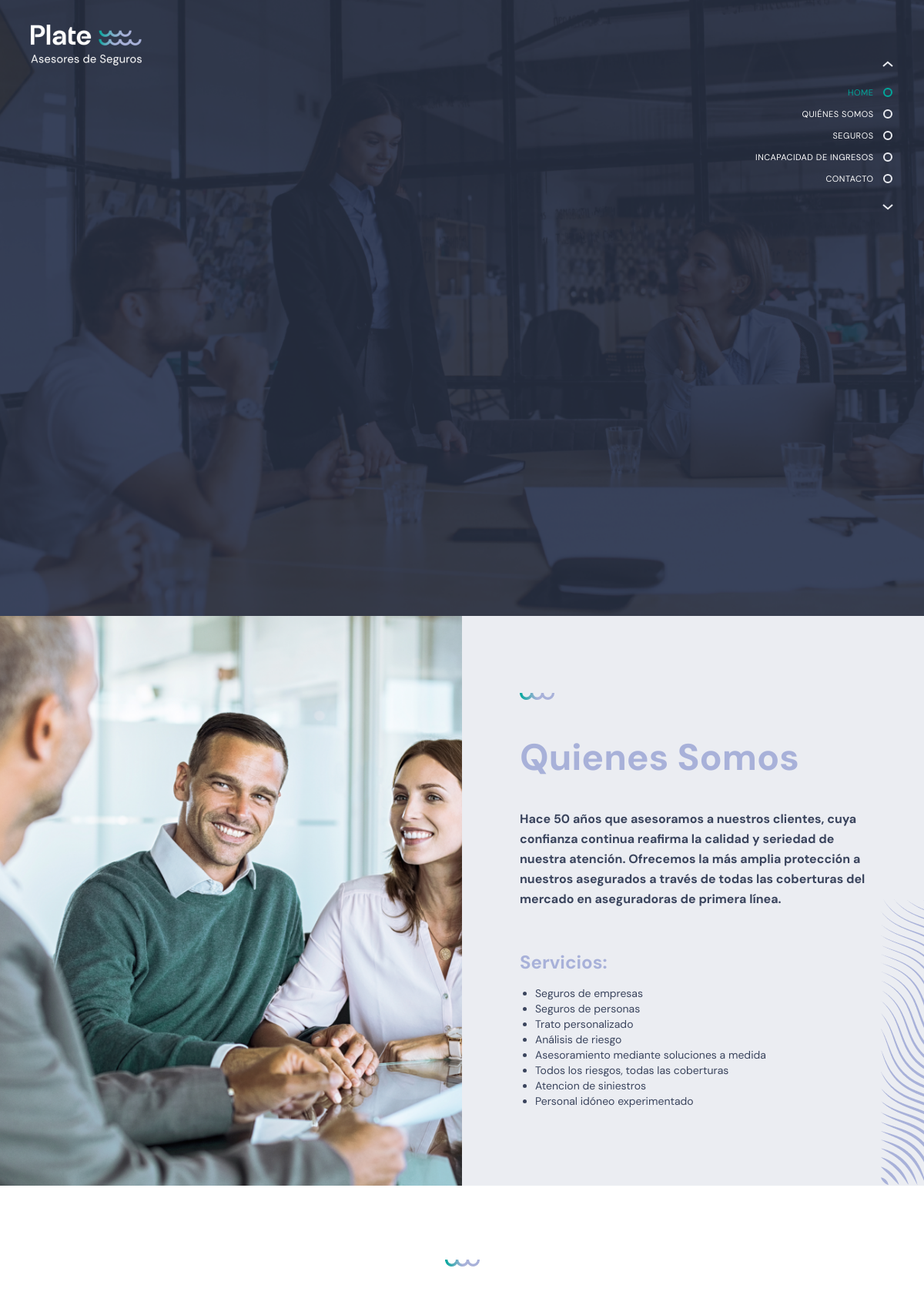
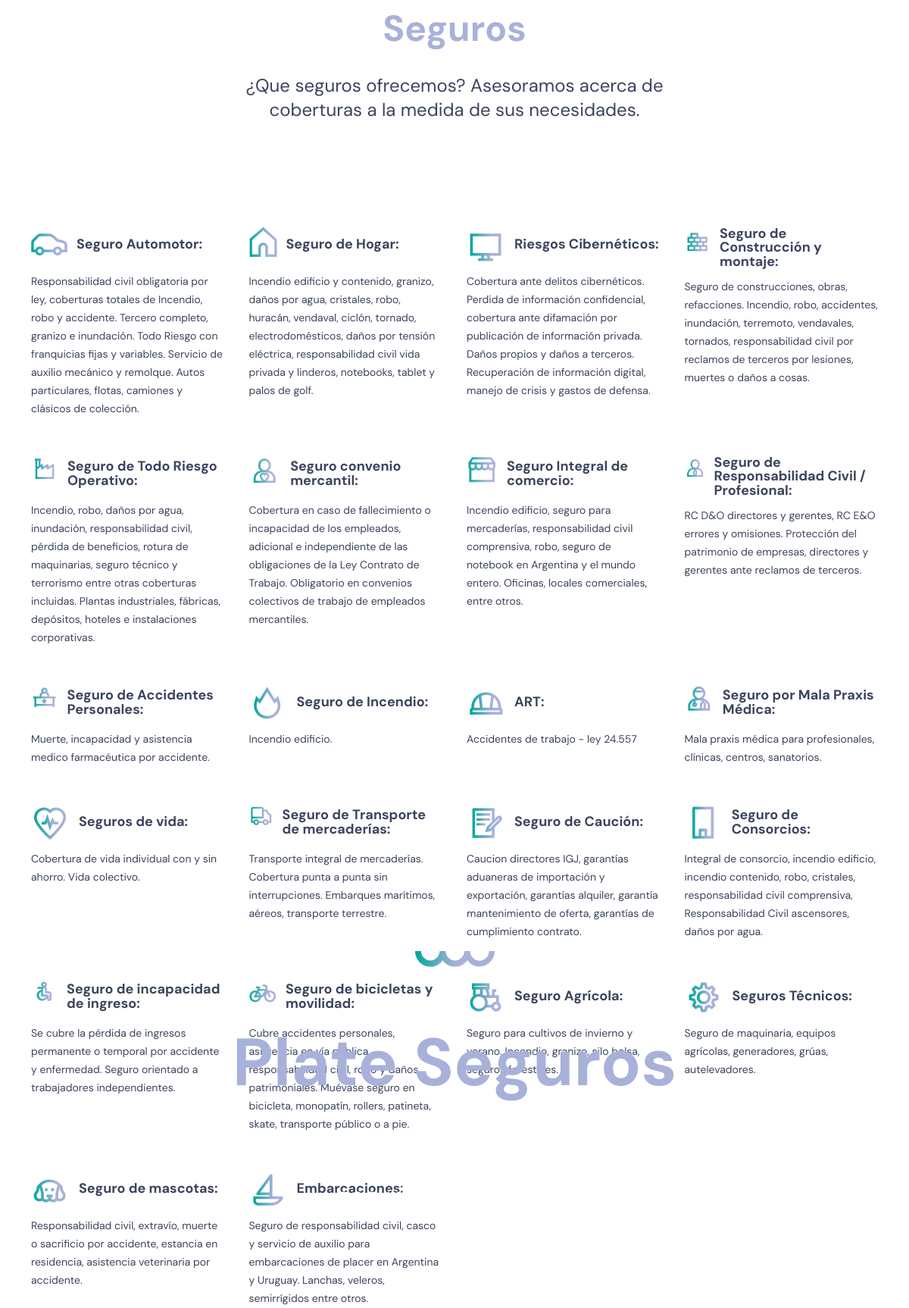
The page / (upper part) on the database its author committed (2 pictures, top to bottom).
### landing/models.py (models this page shows, shortened)
class Home(models.Model):
    titulo = models.CharField(max_length=250)
    subtitulo = models.CharField(max_length=250)
    class Meta:
        verbose_name = 'Home'
        verbose_name_plural = 'Home'

class QuienesSomos(models.Model):
    titulo = models.CharField(max_length=250)
    contenido = models.TextField()
    imagen = models.ImageField(default=None, null=True, blank=True, upload_to='images')
    class Meta:
        verbose_name = 'Quienes Somos'
        verbose_name_plural = 'Quienes Somos'

class SegurosEncabezado(models.Model):
    titulo = models.CharField(max_length=250)
    subtitulo = models.CharField(max_length=250)
    class Meta:
        verbose_name = 'Seguros Encabezado'
        verbose_name_plural = 'Seguros Encabezado'

class Seguro(models.Model):
    icono = models.ImageField(upload_to='images')
    titulo = models.CharField(max_length=250)
    contenido = models.TextField()
    posicion = models.IntegerField(default=None, null=True, blank=True, validators=[MinValueValidator(1), MaxValueValidator(50)])

### landing/views.py (the view)
# urls.py: path('', views.index, name='index'),
def index(request):
    home = Home.objects.get(pk=1)
    quienes_somos = QuienesSomos.objects.get(pk=1)
    seguros_encabezado = SegurosEncabezado.objects.get(pk=1)
    seguros = list(Seguro.objects.order_by(F('posicion').asc(nulls_last=True)))
    incapacidad = Incapacidad.objects.get(pk=1)
    incapacidad_slider = IncapacidadSlide.objects.order_by(F('posicion').asc(nulls_last=True))
    aseguradoras = Aseguradora.objects.order_by(F('posicion').asc(nulls_last=True))
    contacto = Contacto.objects.get(pk=1)
    contacto_alert = ''
    seguros_list = []
    for i in range(len(seguros)):
        if i%2 == 0:
            try:
                seguros_list.append([seguros[i], seguros[i+1]])
            except:
                seguros_list.append([seguros[i]])
    if request.method == 'POST':
        contacto_form = ContactForm(request.POST)
        if contacto_form.is_valid():
            data = {
                'nombre': contacto_form.cleaned_data['nombre'],
                'email': contacto_form.cleaned_data['email'],
                'mensaje': contacto_form.cleaned_data['mensaje']
            }
            print(data)
            mensaje = '''
                Nombre: {}
                Email: {}
                Mensaje: {}
            '''.format(data['nombre'], data['email'], data['mensaje'])
            try:
                send_mail('Contacto de Plateseguros.com', mensaje, 'airam.greg@gmail.com', ['airam.greg@gmail.com'])
                contacto_alert = 'Mensaje enviado. Muchas gracias!'
            except:
                contacto_alert = 'Lo lamentamos, su mensaje no pudo ser enviado.'
            contacto_form = ContactForm()
    else:
        contacto_form = ContactForm()
    return render(request, 'landing/index.html', {
        'home': home,
        'quienes_somos': quienes_somos,
        'seguros_encabezado': seguros_encabezado,
        'seguros': seguros_list,
        'incapacidad': incapacidad,
        'incapacidad_slider': incapacidad_slider,
        'aseguradoras': aseguradoras,
        'contacto': contacto,
        'contacto_form': contacto_form,
        'contacto_alert': contacto_alert
    })

### landing/templates/landing/index.html (shortened to what this page needs)
{% load static %}
<!DOCTYPE html>
<html lang="en">
<head>
    <link rel="stylesheet" href="{% static 'landing/css/slick.css' %}">
    <link rel="stylesheet" href="{% static 'landing/css/normalize.css' %}">
    <link rel="stylesheet" href="{% static 'landing/css/scss/main.css' %}">
    <link rel="stylesheet" href="{% static 'landing/css/aos.css' %}">
</head>
<body>
{% include 'landing/includes/menu.html' %}
{% include 'landing/includes/home.html' %}
{% include 'landing/includes/quienes_somos.html' %}
{% include 'landing/includes/seguros.html' %}
</body>
</html>

### landing/templates/landing/includes/menu.html (shortened to what this page needs)
{% load static %}
<div id="menu">
    <ul>
        <li class="arrow arrow-up">
            <a id="menuArrowUp">
                <svg width="14" height="8" viewBox="0 0 14 8" fill="none" xmlns="http://www.w3.org/2000/svg">
                    <path d="M13 7L6.90674 1.85714L1 7" stroke="#EBEDF2" stroke-width="2"/>
                </svg>
            </a>
        </li>
        <li><a href="#home" id="menuItem_home">
            <span class="label">Home</span>
            <div class="circle-wrapper">
                <svg class="circle" width="12" height="12" viewBox="0 0 12 12" fill="none" xmlns="http://www.w3.org/2000/svg">
                    <circle cx="6" cy="6" r="5" stroke="#EBEDF2" stroke-width="2"/>
                </svg>
            </div>
        </a></li>
        <li><a href="#quienesSomos" id="menuItem_quienesSomos">
            <span class="label">Quiénes somos</span>
            <div class="circle-wrapper">
                <svg class="circle" width="12" height="12" viewBox="0 0 12 12" fill="none" xmlns="http://www.w3.org/2000/svg">
                    <circle cx="6" cy="6" r="5" stroke="#EBEDF2" stroke-width="2"/>
                </svg>
            </div>
        </a></li>
        <li><a href="#seguros" id="menuItem_seguros">
            <span class="label">Seguros</span>
            <div class="circle-wrapper">
                <svg class="circle" width="12" height="12" viewBox="0 0 12 12" fill="none" xmlns="http://www.w3.org/2000/svg">
                    <circle cx="6" cy="6" r="5" stroke="#EBEDF2" stroke-width="2"/>
                </svg>
            </div>
        </a></li>
        <li><a href="#incapacidad" id="menuItem_incapacidad">
            <span class="label">Incapacidad de ingresos</span>
            <div class="circle-wrapper">
                <svg class="circle" width="12" height="12" viewBox="0 0 12 12" fill="none" xmlns="http://www.w3.org/2000/svg">
                    <circle cx="6" cy="6" r="5" stroke="#EBEDF2" stroke-width="2"/>
                </svg>
            </div>
        </a></li>
        <li><a href="#contacto" id="menuItem_contacto">
            <span class="label">Contacto</span>
            <div class="circle-wrapper">
                <svg class="circle" width="12" height="12" viewBox="0 0 12 12" fill="none" xmlns="http://www.w3.org/2000/svg">
                    <circle cx="6" cy="6" r="5" stroke="#EBEDF2" stroke-width="2"/>
                </svg>
            </div>
        </a></li>
        <li class="arrow arrow-down">
            <a id="menuArrowDown">
                <svg width="14" height="8" viewBox="0 0 14 8" fill="none" xmlns="http://www.w3.org/2000/svg">
                    <path d="M1 1L7.09326 6.14286L13 1" stroke="#EBEDF2" stroke-width="2"/>
                </svg>
            </a>
        </li>
    </ul>
</div>

### landing/templates/landing/includes/home.html (shortened to what this page needs)
{% load static %}
<div id="home" class="full-page">
    <div class="logo">
        <img src="{% static 'landing/assets/home_logo.png' %}" alt="Plate Seguros">
    </div>
    <div class="wrapper">
        <div class="block">
            <img data-aos="fade-down"
                 data-aos-duration="900"
                 data-aos-offset="0"
                 class="misc" src="{% static 'landing/assets/home_misc.svg' %}" alt="">
            <h1 data-aos="zoom-in"
                data-aos-duration="900"
                data-aos-offset="0">{{home.titulo}}</h1>
            <h2 data-aos="fade-in"
                data-aos-duration="900"
                data-aos-offset="0"
                data-aos-delay="300">{{home.subtitulo}}</h2>
        </div>
    </div>
</div>

### landing/templates/landing/includes/quienes_somos.html (shortened to what this page needs)
{% load static %}
<div id="quienesSomos">
    <div class="wrapper">
        <div class="image"
             data-aos="fade-right"
             data-aos-duration="900"
             data-aos-offset="0"
             style="background: url({{quienes_somos.imagen.url}}) no-repeat center center;
            -webkit-background-size: cover;
            -moz-background-size: cover;
            -o-background-size: cover;
            background-size: cover;">
        </div>
        <div class="text">
            <div class="text-wrapper">
                <img data-aos="fade-down"
                     data-aos-duration="900"
                     data-aos-offset="0"
                     class="misc" src="{% static 'landing/assets/misc.png' %}" alt="">
                <h1 data-aos="fade-down"
                    data-aos-duration="900"
                    data-aos-offset="0">{{quienes_somos.titulo}}</h1>
                {{quienes_somos.contenido|safe}}
            </div>
            <div data-aos="zoom-out"
                data-aos-easing="ease-out-cubic"
                data-aos-duration="1200"
                data-aos-offset="0" class="border"><img src="{% static 'landing/assets/qs_border.png' %}" alt=""></div>
        </div>
    </div>
</div>

### landing/templates/landing/includes/seguros.html (shortened to what this page needs)
{% load static %}
<div id="seguros">
    <div class="wrapper">
        <div class="header">
            <img data-aos="fade-down"
                 data-aos-duration="900"
                 data-aos-offset="0"
                 class="misc" src="{% static 'landing/assets/misc.png' %}" alt="">
            <h1 data-aos="fade-down"
                data-aos-duration="900"
                data-aos-offset="0">{{seguros_encabezado.titulo}}</h1>
            <h2>{{seguros_encabezado.subtitulo}}</h2>
        </div>
        <div class="grid" id="segurosGrid">
            {% for seguros_group in seguros %}
            <div class="group">
                {% for seguro in seguros_group %}
                <div class="item">
                    <div class="title">
                        <span><img src="{{seguro.icono.url}}" alt="{{seguro.titulo}}"></span>
                        <h3>{{seguro.titulo}}:</h3>
                    </div>
                    <p>{{seguro.contenido}}</p>
                </div>
                {% endfor %}
            </div>
            {% endfor %}
        </div>
    </div>
</div>

### landing/templates/landing/includes/incapacidad.html (shortened to what this page needs)
{% load static %}

### landing/templates/landing/includes/aseguradoras.html (shortened to what this page needs)
{% load static %}

### landing/templates/landing/includes/contacto.html (shortened to what this page needs)
{% load static %}

### landing/templates/landing/includes/footer.html (shortened to what this page needs)
{% load static %}

### rows shown on the page
Home: titulo "Plate Seguros"
QuienesSomos: imagen (picture), titulo "Quienes Somos", contenido "Hace 50 años que asesoramos a nuestros clientes, cuya confianza continua reafirma la calidad y seriedad de nuestra atención. Ofrecemos la más amplia protección a nuestros asegurados a través de todas las coberturas del mercado en aseguradoras de primera línea. Servicios: Seguros de empresas Seguros de personas Trato personalizado Análisis de riesgo Asesoramiento mediante soluciones a medida Todos los riesgos, todas las coberturas Atencion de siniestros Personal idóneo experimentado"
SegurosEncabezado: titulo "Seguros", subtitulo "¿Que seguros ofrecemos? Asesoramos acerca de coberturas a la medida de sus necesidades."
Seguro: icono (picture), titulo "Seguro Automotor", contenido "Responsabilidad civil obligatoria por ley, coberturas totales de Incendio, robo y accidente. Tercero completo, granizo e inundación. Todo Riesgo con franquicias fijas y variables. Servicio de auxilio mecánico y remolque. Autos particulares, flotas, camiones y clásicos de colección."
Seguro: icono (picture), titulo "Seguro de Hogar", contenido "Incendio edificio y contenido, granizo, daños por agua, cristales, robo, huracán, vendaval, ciclón, tornado, electrodomésticos, daños por tensión eléctrica, responsabilidad civil vida privada y linderos, notebooks, tablet y palos de golf."
Seguro: icono (picture), titulo "Riesgos Cibernéticos", contenido "Cobertura ante delitos cibernéticos. Perdida de información confidencial, cobertura ante difamación por publicación de información privada. Daños propios y daños a terceros. Recuperación de información digital, manejo de crisis y gastos de defensa."
Seguro: icono (picture), titulo "Seguro de Construcción y montaje", contenido "Seguro de construcciones, obras, refacciones. Incendio, robo, accidentes, inundación, terremoto, vendavales, tornados, responsabilidad civil por reclamos de terceros por lesiones, muertes o daños a cosas."
Seguro: icono (picture), titulo "Seguro de Todo Riesgo Operativo", contenido "Incendio, robo, daños por agua, inundación, responsabilidad civil, pérdida de beneficios, rotura de maquinarias, seguro técnico y terrorismo entre otras coberturas incluidas. Plantas industriales, fábricas, depósitos, hoteles e instalaciones corporativas."
Seguro: icono (picture), titulo "Seguro convenio mercantil", contenido "Cobertura en caso de fallecimiento o incapacidad de los empleados, adicional e independiente de las obligaciones de la Ley Contrato de Trabajo. Obligatorio en convenios colectivos de trabajo de empleados mercantiles."
Seguro: icono (picture), titulo "Seguro Integral de comercio", contenido "Incendio edificio, seguro para mercaderías, responsabilidad civil comprensiva, robo, seguro de notebook en Argentina y el mundo entero. Oficinas, locales comerciales, entre otros."
Seguro: icono (picture), titulo "Seguro de Responsabilidad Civil / Profesional", contenido "RC D&O directores y gerentes, RC E&O errores y omisiones. Protección del patrimonio de empresas, directores y gerentes ante reclamos de terceros."
Seguro: icono (picture), titulo "Seguro de Accidentes Personales", contenido "Muerte, incapacidad y asistencia medico farmacéutica por accidente."
Seguro: icono (picture), titulo "Seguro de Incendio", contenido "Incendio edificio."
Seguro: icono (picture), titulo "ART", contenido "Accidentes de trabajo - ley 24.557"
Seguro: icono (picture), titulo "Seguro por Mala Praxis Médica", contenido "Mala praxis médica para profesionales, clínicas, centros, sanatorios."
Seguro: icono (picture), titulo "Seguros de vida", contenido "Cobertura de vida individual con y sin ahorro. Vida colectivo."
Seguro: icono (picture), titulo "Seguro de Transporte de mercaderías", contenido "Transporte integral de mercaderías. Cobertura punta a punta sin interrupciones. Embarques marítimos, aéreos, transporte terrestre."
Seguro: icono (picture), titulo "Seguro de Caución", contenido "Caucion directores IGJ, garantías aduaneras de importación y exportación, garantías alquiler, garantía mantenimiento de oferta, garantías de cumplimiento contrato."
Seguro: icono (picture), titulo "Seguro de Consorcios", contenido "Integral de consorcio, incendio edificio, incendio contenido, robo, cristales, responsabilidad civil comprensiva, Responsabilidad Civil ascensores, daños por agua."
Seguro: icono (picture), titulo "Seguro de incapacidad de ingreso", contenido "Se cubre la pérdida de ingresos permanente o temporal por accidente y enfermedad. Seguro orientado a trabajadores independientes."
Seguro: icono (picture), titulo "Seguro de bicicletas y movilidad", contenido "Cubre accidentes personales, asistencia en vía pública, responsabilidad civil, robo y daños patrimoniales. Muévase seguro en bicicleta, monopatín, rollers, patineta, skate, transporte público o a pie."
Seguro: icono (picture), titulo "Seguro Agrícola", contenido "Seguro para cultivos de invierno y verano. Incendio, granizo, silo bolsa, seguros forestales."
Seguro: icono (picture), titulo "Seguros Técnicos", contenido "Seguro de maquinaria, equipos agrícolas, generadores, grúas, autelevadores."
Seguro: icono (picture), titulo "Seguro de mascotas", contenido "Responsabilidad civil, extravío, muerte o sacrificio por accidente, estancia en residencia, asistencia veterinaria por accidente."
Seguro: icono (picture), titulo "Embarcaciones", contenido "Seguro de responsabilidad civil, casco y servicio de auxilio para embarcaciones de placer en Argentina y Uruguay. Lanchas, veleros, semirrígidos entre otros."
